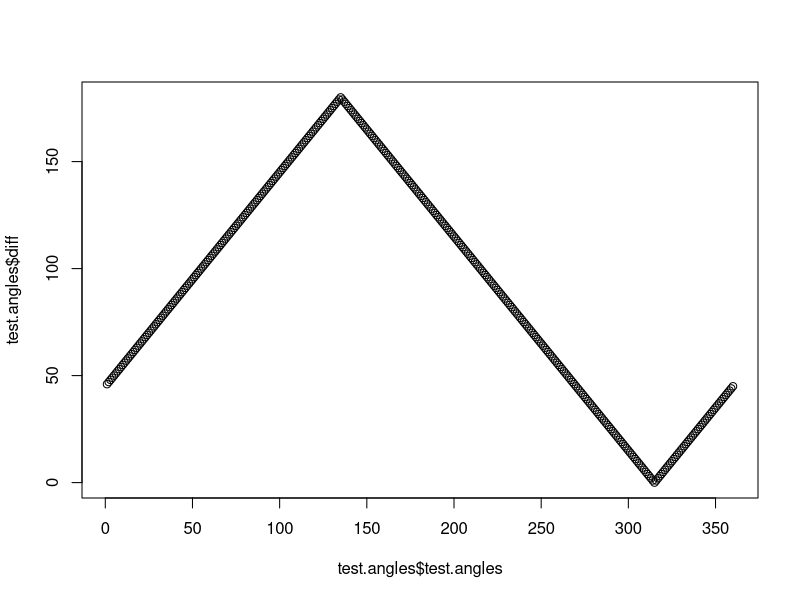

Recreate this plot in R.
angle_relative_to_point <- function(x_defender, y_defender, angle_defender, x_receiver = 0, y_receiver = 0) {
  
  x_relative <- x_defender - x_receiver
  y_relative <- y_defender - y_receiver
  
  angle.from.receiver <- atan2(y_relative, x_relative) * 180 / pi
  # put in terms of field angles
  #angle.from.receiver <- ifelse(angle.from.receiver < 0, 180 + 180 - abs(angle.from.receiver), angle.from.receiver)
  
  # inside triangle angle
  inside.tri.angle <- ifelse(x_relative <= 0 & y_relative >= 0, 180 - angle.from.receiver, # top-left quadrant
                         ifelse(x_relative > 0 & y_relative >= 0, angle.from.receiver, #top-right quadrant
                         ifelse(x_relative > 0 & y_relative < 0, abs(angle.from.receiver), #bottom-right quadrant
                                180 - abs(angle.from.receiver))))
  
  # outside angle
  outside.tri.angle <- 90 - inside.tri.angle
  
  # angle difference
  angle.difference <- ifelse(x_relative <= 0 & y_relative >= 0, angle_defender - 180 + outside.tri.angle, # top-left quadrant
                             ifelse(x_relative > 0 & y_relative >= 0, 180 - angle_defender + outside.tri.angle, #top-right quadrant
                                    ifelse(x_relative > 0 & y_relative < 0, 90 - outside.tri.angle + 270 - angle_defender, #bottom-right quadrant
                                           outside.tri.angle + 360 - angle_defender)))
  
  # no greater than 180
  angle.difference <- abs(ifelse(angle.difference > 180, 180 - (angle.difference - 180), angle.difference))
  
  return(angle.difference)
  
}

angle_relative_to_point(-10, 11, 170, 0, 0)
angle_relative_to_point(3, 7, 150, 0, 0)
angle_relative_to_point(6, -2, 230, 0, 0)
angle_relative_to_point(-7, -3, 230, 0, 0)
angle_relative_to_point(5, -5, 125, 0, 0)

test.angles <- 1:360
test.angles <- as.data.frame(cbind(5, -5, test.angles))
test.angles$diff <- angle_relative_to_point(test.angles$V1, test.angles$V2, test.angles$test.angles)
plot(test.angles$test.angles, test.angles$diff)

is_point_within_radius <- function(x_test, y_test, x_mid = 0, y_mid = 0, radius = 1) {
  radius_test <- sqrt((x_mid - x_test)^2 + (y_mid - y_test)^2) / 2
  
  return(radius_test <= radius)
}

is_point_within_radius(3, 4, 0, 0, 5)








